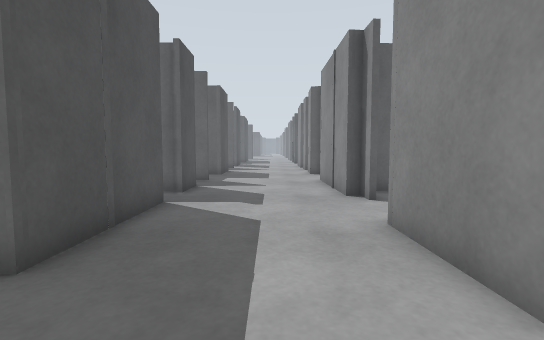
view 1 (above)

24 first-person views from a walk through a robot-simulator world made for Gazebo. The camera is 0.72 m above the floor, tilts 4° down and sees 85° across. The floor is counted in squares, 0.5 m on a side. Each view is taken from the middle of a square. On the plan, view 1 faces up. The plan holds only what a view shows up to about 14 squares ahead; the rest is blank. The place goes on beyond the plan.

view 2
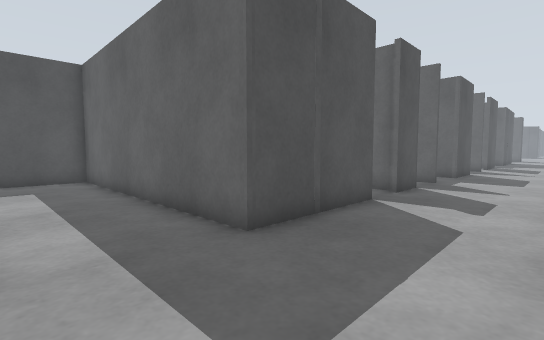

view 3
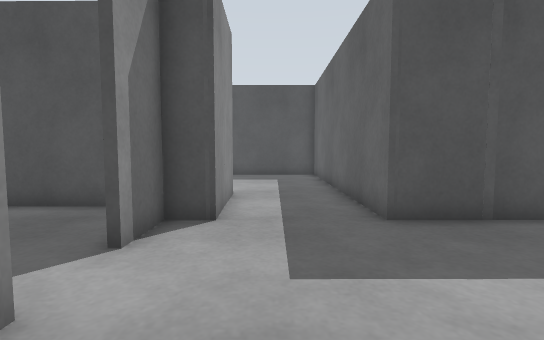

view 4
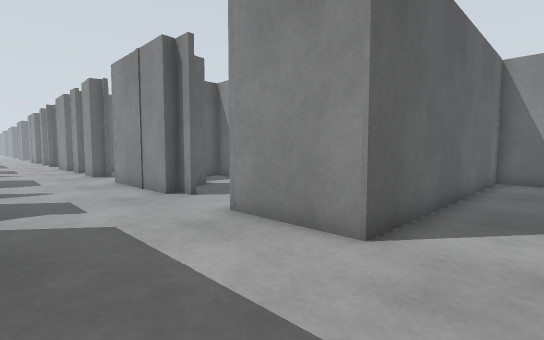

view 5
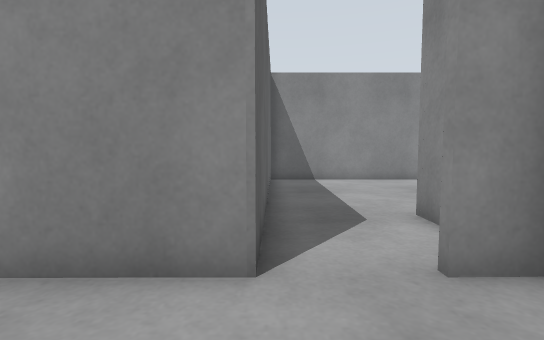

view 6
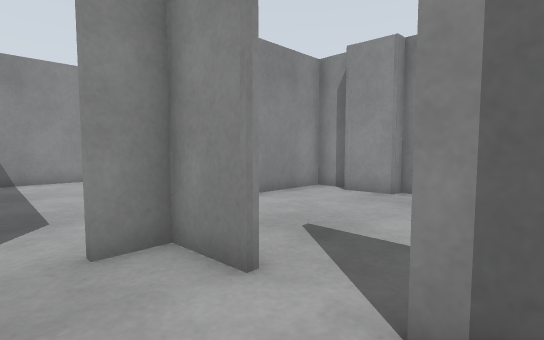

view 7
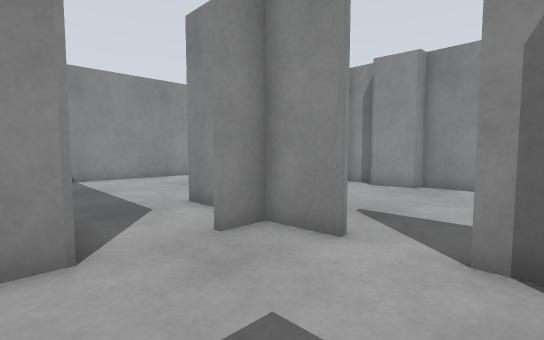

view 8
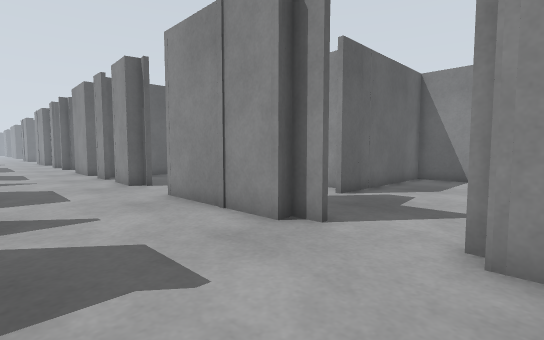

view 9
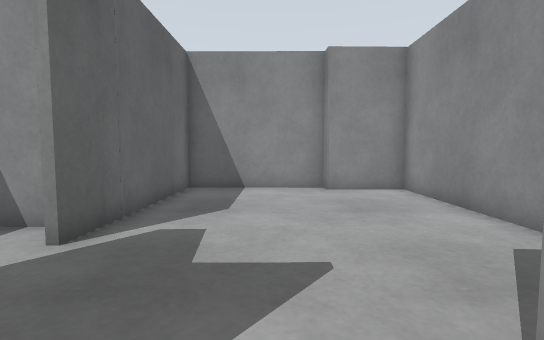

view 10
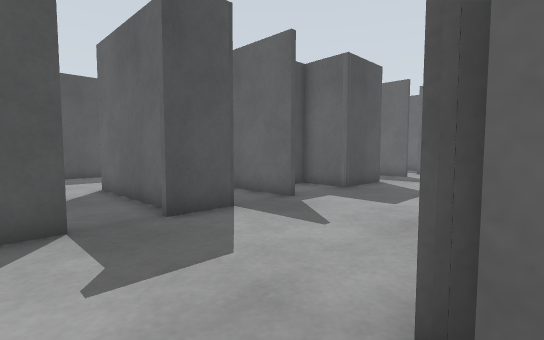

view 11
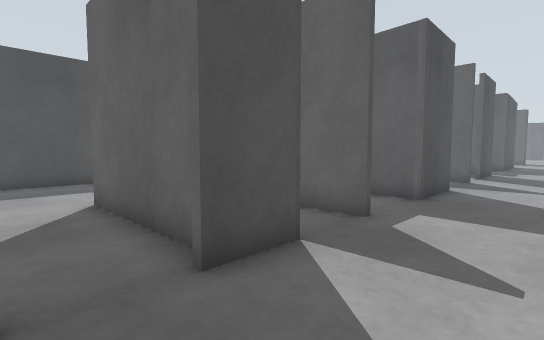

view 12
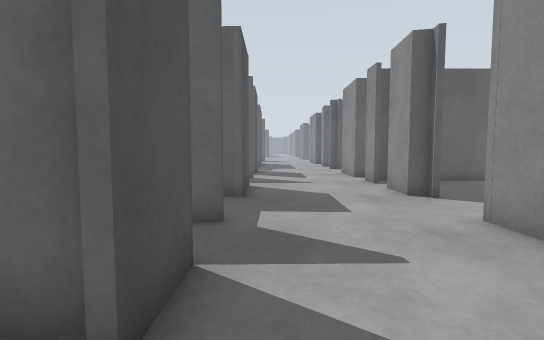

view 13
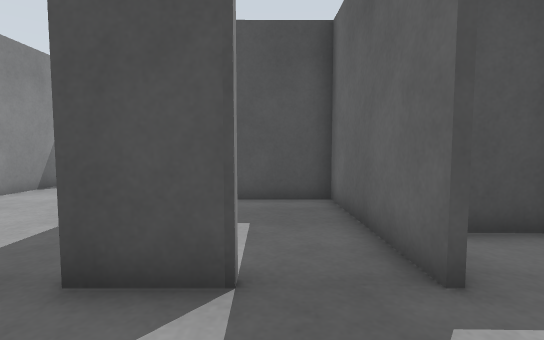

view 14
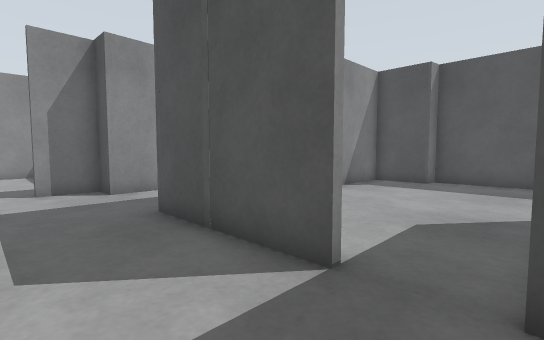

view 15
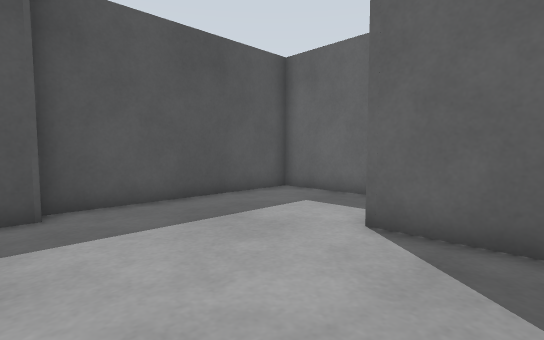

view 16
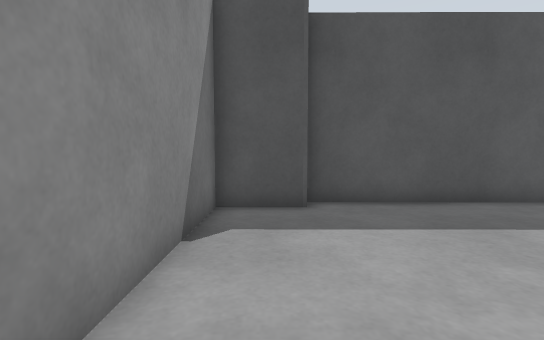

view 17
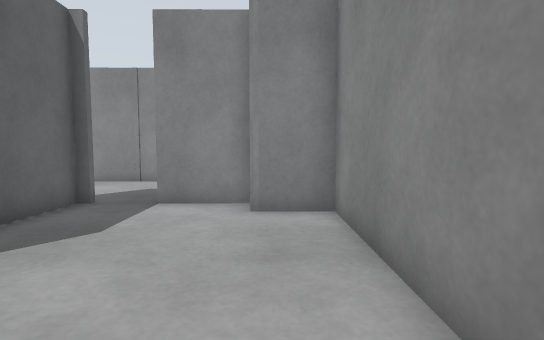

view 18
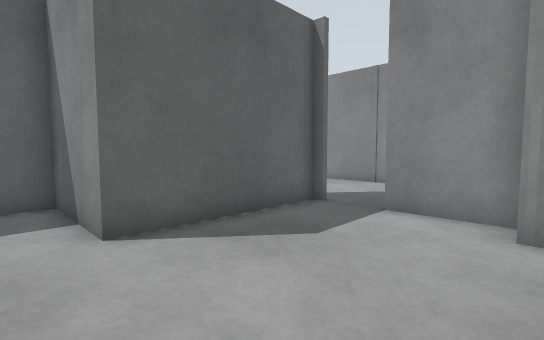

view 19
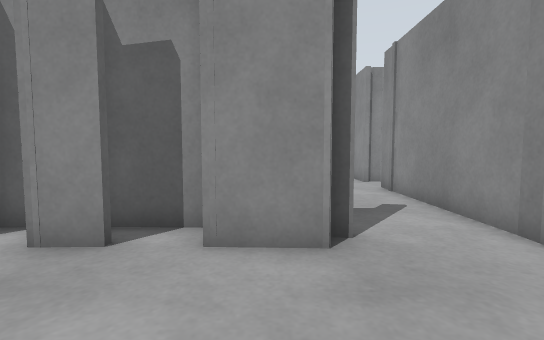

view 20
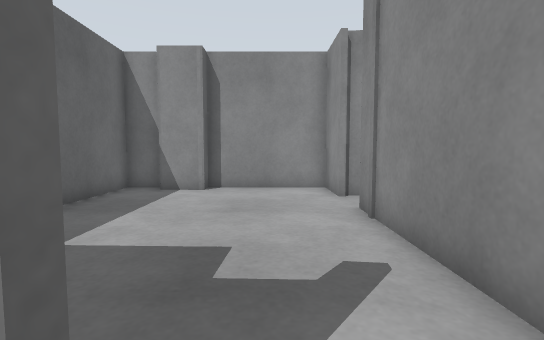

view 21
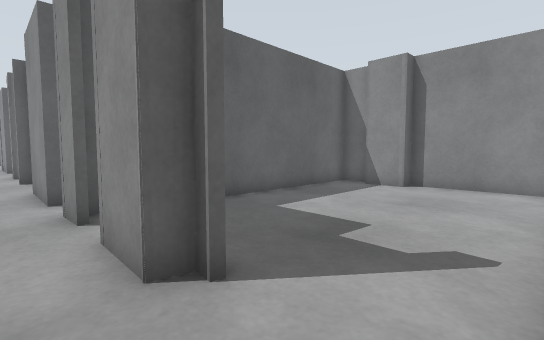

view 22
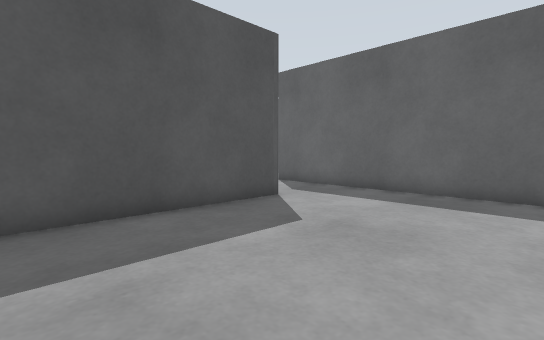

view 23
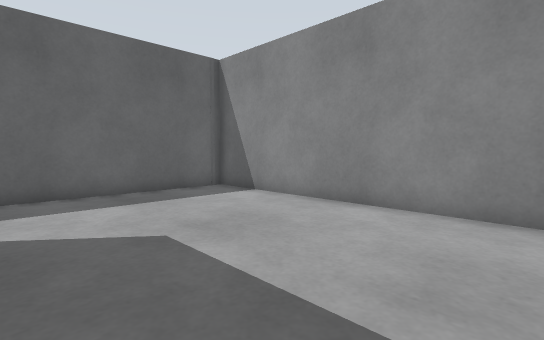

view 24
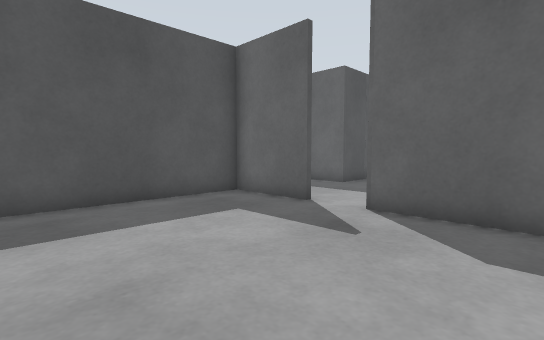

### Floor plan
Ten units are one square. View 1 is at (0, 0); x grows to the right and y downward. Boxes are objects, and circles mark ways between rooms. Rooms are numbered by the first view taken in them; rooms with no view inside come last. Other rooms are left out.
<svg viewBox="-145 -221 281 312">
<path fill="none" stroke="#000" d="M-30 -82 -29 -33 -64 -33M23 -22 22 -57M28 -83 28 -92 22 -91 22 -115M5 12 23 12 23 -1M-30 -117 -30 -98M-65 2 -29 1 -29 12 -11 12M41 12 55 12 54 78M131 78 131 -21 23 -22M-29 -138 -86 -137M22 -115 22 -139M-85 -137 -85 -110M-86 -137 -140 -136 -140 -60 -133 -59 -133 -36 -42 -35 -42 -56M-32 -102 -86 -101 -87 -137M-32 -55 -32 -80M-30 -197 -30 -169 -50 -170 -50 -154M21 -204 21 -216M28 -170 22 -172 21 -191M34 -192 34 -211M22 -139 34 -139M32 -213 22 -213M-11 14 -44 14 -44 78M18 84 37 83M39 14 5 14M52 86 52 56M70 -23 126 -23 126 -50 131 -51 131 -101 63 -102M84 -103 63 -103M45 -103 35 -102M109 -138 131 -138 131 -184M125 -184 125 -200M34 -139 93 -139M131 -214 56 -214"/>
<circle cx="20" cy="-10" r="3" fill="#2a7"/>
<circle cx="-5" cy="-105" r="3" fill="#2a7"/>
<circle cx="-30" cy="-90" r="3" fill="#2a7"/>
<circle cx="-5" cy="10" r="3" fill="#2a7"/>
<circle cx="25" cy="-70" r="3" fill="#2a7"/>
<circle cx="-5" cy="-140" r="3" fill="#2a7"/>
<circle cx="25" cy="-155" r="3" fill="#2a7"/>
<text x="-10" y="-50">1</text>
<text x="90" y="30">2</text>
<text x="-30" y="-130">3</text>
<text x="-90" y="-80">4</text>
<text x="-10" y="-180">5</text>
<text x="0" y="50">6</text>
<text x="80" y="-60">7</text>
<text x="80" y="-170">8</text>
</svg>
Room 1 opens to room 2. Room 1 opens to room 3. Room 1 opens to room 4. Room 1 opens to room 6. Room 1 opens to room 7. Room 3 opens to room 5. Room 5 opens to room 8.

Where each view was taken, in squares from view 1:
view 1: 0 up, 0 right, facing up
view 2: 0 up, 1 right, facing up-left
view 3: 1 up, 3 right, facing left
view 4: 0 up, 2 left, facing up-right
view 5: 2 up, 1 left, facing right
view 6: 1 up, 2 left, facing down-right
view 7: 3 up, 2 left, facing down-right
view 8: 5 up, 2 left, facing up-right
view 9: 7 up, 2 right, facing right
view 10: 7 up, 3 right, facing up-left
view 11: 8 up, 0 right, facing up-left
view 12: 8 up, 2 left, facing up
view 13: 12 up, 0 right, facing left
view 14: 10 up, 0 right, facing down-left
view 15: 5 up, 6 left, facing up-left
view 16: 5 up, 6 left, facing left
view 17: 5 up, 11 left, facing right
view 18: 5 up, 10 left, facing up-right
view 19: 18 up, 2 left, facing right
view 20: 16 up, 2 right, facing right
view 21: 14 up, 1 right, facing up-right
view 22: 8 down, 12 right, facing up-left
view 23: 8 down, 6 right, facing up-right
view 24: 8 down, 4 right, facing up-left
